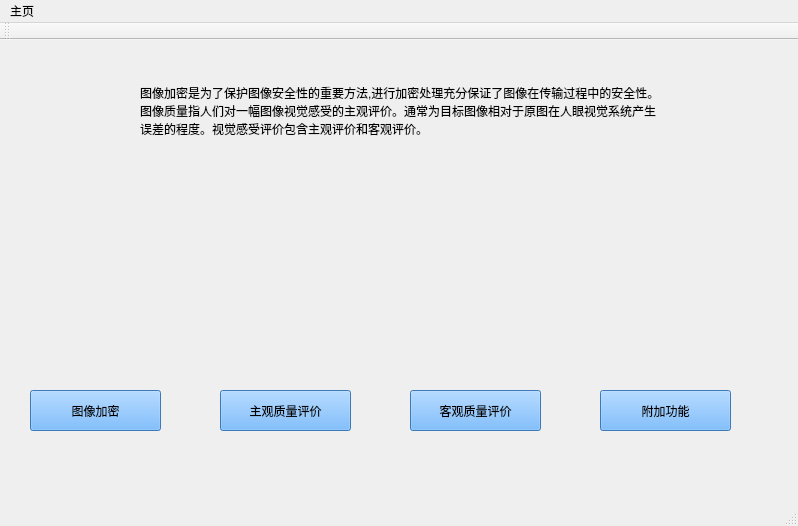
<?xml version="1.0" encoding="UTF-8"?>
<ui version="4.0">
 <class>MainWindow</class>
 <widget class="QMainWindow" name="MainWindow">
  <property name="geometry">
   <rect>
    <x>0</x>
    <y>0</y>
    <width>798</width>
    <height>526</height>
   </rect>
  </property>
  <property name="windowTitle">
   <string>MainWindow</string>
  </property>
  <property name="styleSheet">
   <string notr="true">background-image: url(:/image/bgp.jpg);</string>
  </property>
  <widget class="QWidget" name="centralWidget">
   <widget class="QLabel" name="label">
    <property name="geometry">
     <rect>
      <x>140</x>
      <y>40</y>
      <width>521</width>
      <height>61</height>
     </rect>
    </property>
    <property name="styleSheet">
     <string notr="true">border-color: rgb(85, 170, 255);
font: 9pt &quot;微软雅黑&quot;;</string>
    </property>
    <property name="text">
     <string>图像加密是为了保护图像安全性的重要方法,进行加密处理充分保证了图像在传输过程中的安全性。
图像质量指人们对一幅图像视觉感受的主观评价。通常为目标图像相对于原图在人眼视觉系统产生
误差的程度。视觉感受评价包含主观评价和客观评价。</string>
    </property>
   </widget>
   <widget class="QLabel" name="label_2">
    <property name="geometry">
     <rect>
      <x>20</x>
      <y>140</y>
      <width>231</width>
      <height>161</height>
     </rect>
    </property>
    <property name="styleSheet">
     <string notr="true">image: url(:/image/main_1.jpg);</string>
    </property>
    <property name="text">
     <string/>
    </property>
   </widget>
   <widget class="QLabel" name="label_3">
    <property name="geometry">
     <rect>
      <x>280</x>
      <y>140</y>
      <width>231</width>
      <height>161</height>
     </rect>
    </property>
    <property name="styleSheet">
     <string notr="true">image: url(:/image/main_2.jpg);</string>
    </property>
    <property name="text">
     <string/>
    </property>
   </widget>
   <widget class="QLabel" name="label_4">
    <property name="geometry">
     <rect>
      <x>540</x>
      <y>140</y>
      <width>231</width>
      <height>161</height>
     </rect>
    </property>
    <property name="styleSheet">
     <string notr="true">image: url(:/image/main_3.jpg);</string>
    </property>
    <property name="text">
     <string/>
    </property>
   </widget>
   <widget class="QPushButton" name="pushButton">
    <property name="geometry">
     <rect>
      <x>220</x>
      <y>350</y>
      <width>131</width>
      <height>41</height>
     </rect>
    </property>
    <property name="styleSheet">
     <string notr="true">background-color: rgb(85, 170, 255);
font: 9pt &quot;微软雅黑&quot;;</string>
    </property>
    <property name="text">
     <string>主观质量评价</string>
    </property>
   </widget>
   <widget class="QPushButton" name="pushButton_2">
    <property name="geometry">
     <rect>
      <x>410</x>
      <y>350</y>
      <width>131</width>
      <height>41</height>
     </rect>
    </property>
    <property name="styleSheet">
     <string notr="true">background-color: rgb(85, 170, 255);
font: 9pt &quot;微软雅黑&quot;;</string>
    </property>
    <property name="text">
     <string>客观质量评价</string>
    </property>
   </widget>
   <widget class="QPushButton" name="pushButton_3">
    <property name="geometry">
     <rect>
      <x>600</x>
      <y>350</y>
      <width>131</width>
      <height>41</height>
     </rect>
    </property>
    <property name="styleSheet">
     <string notr="true">background-color: rgb(85, 170, 255);
font: 9pt &quot;微软雅黑&quot;;</string>
    </property>
    <property name="text">
     <string>附加功能</string>
    </property>
   </widget>
   <widget class="QLabel" name="label_5">
    <property name="geometry">
     <rect>
      <x>510</x>
      <y>440</y>
      <width>51</width>
      <height>21</height>
     </rect>
    </property>
    <property name="styleSheet">
     <string notr="true">image: url(:/image/arrow1.gif);</string>
    </property>
    <property name="text">
     <string/>
    </property>
   </widget>
   <widget class="QLabel" name="label_6">
    <property name="geometry">
     <rect>
      <x>550</x>
      <y>430</y>
      <width>191</width>
      <height>31</height>
     </rect>
    </property>
    <property name="text">
     <string/>
    </property>
   </widget>
   <widget class="QPushButton" name="pushButton_5">
    <property name="geometry">
     <rect>
      <x>30</x>
      <y>350</y>
      <width>131</width>
      <height>41</height>
     </rect>
    </property>
    <property name="styleSheet">
     <string notr="true">background-color: rgb(85, 170, 255);
font: 9pt &quot;微软雅黑&quot;;</string>
    </property>
    <property name="text">
     <string>图像加密</string>
    </property>
   </widget>
  </widget>
  <widget class="QMenuBar" name="menuBar">
   <property name="geometry">
    <rect>
     <x>0</x>
     <y>0</y>
     <width>798</width>
     <height>23</height>
    </rect>
   </property>
   <widget class="QMenu" name="menu">
    <property name="title">
     <string>主页</string>
    </property>
    <addaction name="actionA"/>
   </widget>
   <addaction name="menu"/>
  </widget>
  <widget class="QToolBar" name="mainToolBar">
   <attribute name="toolBarArea">
    <enum>TopToolBarArea</enum>
   </attribute>
   <attribute name="toolBarBreak">
    <bool>false</bool>
   </attribute>
  </widget>
  <widget class="QStatusBar" name="statusBar"/>
  <action name="actionA">
   <property name="text">
    <string>退出</string>
   </property>
  </action>
 </widget>
 <layoutdefault spacing="6" margin="11"/>
 <resources/>
 <connections/>
</ui>
